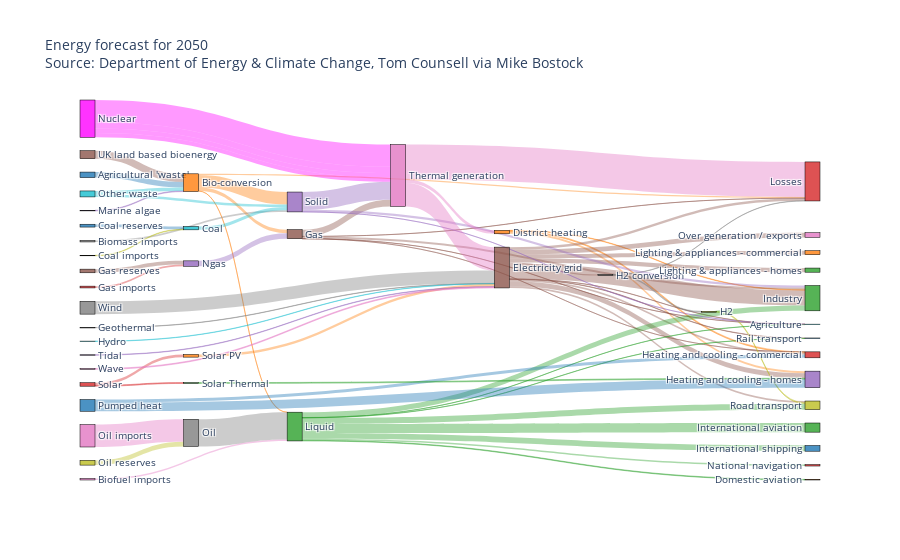

The notebook cell this image was saved under:
### Code cell
import plotly.graph_objects as go
import urllib, json

url = 'https://raw.githubusercontent.com/plotly/plotly.js/master/test/image/mocks/sankey_energy.json'
response = urllib.request.urlopen(url)
data = json.loads(response.read())

# override gray link colors with 'source' colors
opacity = 0.4
# change 'magenta' to its 'rgba' value to add opacity
data['data'][0]['node']['color'] = ['rgba(255,0,255, 0.8)' if color == "magenta" else color for color in data['data'][0]['node']['color']]
data['data'][0]['link']['color'] = [data['data'][0]['node']['color'][src].replace("0.8", str(opacity))
                                    for src in data['data'][0]['link']['source']]
print(data)
fig = go.Figure(data=[go.Sankey(
    valueformat = ".0f",
    valuesuffix = "TWh",
    # Define nodes
    node = dict(
      pad = 15,
      thickness = 15,
      line = dict(color = "black", width = 0.5),
      label =  data['data'][0]['node']['label'],
      color =  data['data'][0]['node']['color']
    ),
    # Add links
    link = dict(
      source =  data['data'][0]['link']['source'],
      target =  data['data'][0]['link']['target'],
      value =  data['data'][0]['link']['value'],
      label =  data['data'][0]['link']['label'],
      color =  data['data'][0]['link']['color']
))])

fig.update_layout(title_text="Energy forecast for 2050<br>Source: Department of Energy & Climate Change, Tom Counsell via <a href='https://bost.ocks.org/mike/sankey/'>Mike Bostock</a>",
                  font_size=10)
fig.show()

### Figure 1 — Plotly figure (JSON) as saved in the notebook; plotly's stock layout.template omitted (floating-point values rounded to 4 significant figures)
{"data": [{"link": {"color": ["rgba(31, 119, 180, 0.4)", "rgba(255, 127, 14, 0.4)", "rgba(255, 127, 14, 0.4)", "rgba(255, 127, 14, 0.4)", "rgba(255, 127, 14, 0.4)", "rgba(227, 119, 194, 0.4)", "rgba(127, 127, 127, 0.4)", "rgba(188, 189, 34, 0.4)", "rgba(31, 119, 180, 0.4)", "rgba(23, 190, 207, 0.4)", "rgba(255, 127, 14, 0.4)", "rgba(255, 127, 14, 0.4)", "rgba(255, 127, 14, 0.4)", "rgba(140, 86, 75, 0.4)", "rgba(140, 86, 75, 0.4)", "rgba(140, 86, 75, 0.4)", "rgba(140, 86, 75, 0.4)", "rgba(140, 86, 75, 0.4)", "rgba(140, 86, 75, 0.4)", "rgba(140, 86, 75, 0.4)", "rgba(140, 86, 75, 0.4)", "rgba(140, 86, 75, 0.4)", "rgba(140, 86, 75, 0.4)", "rgba(140, 86, 75, 0.4)", "rgba(214, 39, 40, 0.4)", "rgba(140, 86, 75, 0.4)", "rgba(140, 86, 75, 0.4)", "rgba(140, 86, 75, 0.4)", "rgba(140, 86, 75, 0.4)", "rgba(140, 86, 75, 0.4)", "rgba(140, 86, 75, 0.4)", "rgba(127, 127, 127, 0.4)", "rgba(127, 127, 127, 0.4)", "rgba(127, 127, 127, 0.4)", "rgba(188, 189, 34, 0.4)", "rgba(23, 190, 207, 0.4)", "rgba(44, 160, 44, 0.4)", "rgba(44, 160, 44, 0.4)", "rgba(44, 160, 44, 0.4)", "rgba(44, 160, 44, 0.4)", "rgba(44, 160, 44, 0.4)", "rgba(44, 160, 44, 0.4)", "rgba(44, 160, 44, 0.4)", "rgba(44, 160, 44, 0.4)", "rgba(148, 103, 189, 0.4)", "rgba(148, 103, 189, 0.4)", "rgba(255,0,255, 0.4)", "rgba(255,0,255, 0.4)", "rgba(227, 119, 194, 0.4)", "rgba(188, 189, 34, 0.4)", "rgba(127, 127, 127, 0.4)", "rgba(23, 190, 207, 0.4)", "rgba(23, 190, 207, 0.4)", "rgba(31, 119, 180, 0.4)", "rgba(31, 119, 180, 0.4)", "rgba(255, 127, 14, 0.4)", "rgba(44, 160, 44, 0.4)", "rgba(214, 39, 40, 0.4)", "rgba(214, 39, 40, 0.4)", "rgba(148, 103, 189, 0.4)", "rgba(148, 103, 189, 0.4)", "rgba(148, 103, 189, 0.4)", "rgba(227, 119, 194, 0.4)", "rgba(227, 119, 194, 0.4)", "rgba(227, 119, 194, 0.4)", "rgba(148, 103, 189, 0.4)", "rgba(140, 86, 75, 0.4)", "rgba(227, 119, 194, 0.4)", "rgba(127, 127, 127, 0.4)", "rgba(255,0,255, 0.4)", "rgba(255,0,255, 0.4)"], "label": ["stream 1", "", "", "", "stream 1", "", "", "", "", "", "", "", "", "", "", "", "", "", "", "", "", "", "", "", "", "", "", "", "", "", "stream 1", "", "", "", "", "", "", "", "", "", "", "", "", "", "", "", "Old generation plant (made-up)", "New generation plant (made-up)", "", "", "", "", "", "", "", "", "", "", "", "", "", "", "", "", "", "", "", "", "", "", ""], "source": [0, 1, 1, 1, 1, 6, 7, 8, 10, 9, 11, 11, 11, 15, 15, 15, 15, 15, 15, 15, 15, 15, 15, 15, 23, 25, 5, 5, 5, 5, 5, 27, 17, 17, 28, 29, 2, 2, 2, 2, 2, 2, 2, 2, 34, 24, 35, 35, 36, 38, 37, 39, 39, 40, 40, 41, 42, 43, 43, 4, 4, 4, 26, 26, 26, 44, 45, 46, 47, 35, 35], "target": [1, 2, 3, 4, 5, 2, 4, 9, 9, 4, 12, 13, 14, 16, 14, 17, 12, 18, 19, 13, 3, 20, 21, 22, 24, 24, 13, 3, 26, 19, 12, 15, 28, 3, 18, 15, 12, 30, 18, 31, 32, 19, 33, 20, 1, 5, 26, 26, 37, 37, 2, 4, 1, 14, 13, 15, 14, 42, 41, 19, 26, 12, 15, 3, 11, 15, 1, 15, 15, 26, 26], "value": [124.7, 0.597, 26.86, 280.3, 81.14, 35, 35, 11.61, 63.97, 75.57, 10.64, 22.5, 46.18, 104.5, 113.7, 27.14, 342.2, 37.8, 4.412, 40.86, 56.69, 7.863, 90.01, 93.49, 40.72, 82.23, 0.129, 1.401, 151.9, 2.096, 48.58, 7.013, 20.9, 6.242, 20.9, 6.995, 121.1, 128.7, 135.8, 14.46, 206.3, 3.64, 33.22, 4.413, 14.38, 123.0, 500, 140.0, 504.3, 107.7, 612.0, 56.59, 77.81, 193.0, 70.67, 59.9, 19.26, 19.26, 59.9, 0.882, 400.1, 46.48, 525.5, 787.1, 79.33, 9.452, 182.0, 19.01, 289.4, 100, 100]}, "node": {"color": ["rgba(31, 119, 180, 0.8)", "rgba(255, 127, 14, 0.8)", "rgba(44, 160, 44, 0.8)", "rgba(214, 39, 40, 0.8)", "rgba(148, 103, 189, 0.8)", "rgba(140, 86, 75, 0.8)", "rgba(227, 119, 194, 0.8)", "rgba(127, 127, 127, 0.8)", "rgba(188, 189, 34, 0.8)", "rgba(23, 190, 207, 0.8)", "rgba(31, 119, 180, 0.8)", "rgba(255, 127, 14, 0.8)", "rgba(44, 160, 44, 0.8)", "rgba(214, 39, 40, 0.8)", "rgba(148, 103, 189, 0.8)", "rgba(140, 86, 75, 0.8)", "rgba(227, 119, 194, 0.8)", "rgba(127, 127, 127, 0.8)", "rgba(188, 189, 34, 0.8)", "rgba(23, 190, 207, 0.8)", "rgba(31, 119, 180, 0.8)", "rgba(255, 127, 14, 0.8)", "rgba(44, 160, 44, 0.8)", "rgba(214, 39, 40, 0.8)", "rgba(148, 103, 189, 0.8)", "rgba(140, 86, 75, 0.8)", "rgba(227, 119, 194, 0.8)", "rgba(127, 127, 127, 0.8)", "rgba(188, 189, 34, 0.8)", "rgba(23, 190, 207, 0.8)", "rgba(31, 119, 180, 0.8)", "rgba(255, 127, 14, 0.8)", "rgba(44, 160, 44, 0.8)", "rgba(214, 39, 40, 0.8)", "rgba(148, 103, 189, 0.8)", "rgba(255,0,255, 0.8)", "rgba(227, 119, 194, 0.8)", "rgba(127, 127, 127, 0.8)", "rgba(188, 189, 34, 0.8)", "rgba(23, 190, 207, 0.8)", "rgba(31, 119, 180, 0.8)", "rgba(255, 127, 14, 0.8)", "rgba(44, 160, 44, 0.8)", "rgba(214, 39, 40, 0.8)", "rgba(148, 103, 189, 0.8)", "rgba(140, 86, 75, 0.8)", "rgba(227, 119, 194, 0.8)", "rgba(127, 127, 127, 0.8)"], "label": ["Agricultural 'waste'", "Bio-conversion", "Liquid", "Losses", "Solid", "Gas", "Biofuel imports", "Biomass imports", "Coal imports", "Coal", "Coal reserves", "District heating", "Industry", "Heating and cooling - commercial", "Heating and cooling - homes", "Electricity grid", "Over generation / exports", "H2 conversion", "Road transport", "Agriculture", "Rail transport", "Lighting & appliances - commercial", "Lighting & appliances - homes", "Gas imports", "Ngas", "Gas reserves", "Thermal generation", "Geothermal", "H2", "Hydro", "International shipping", "Domestic aviation", "International aviation", "National navigation", "Marine algae", "Nuclear", "Oil imports", "Oil", "Oil reserves", "Other waste", "Pumped heat", "Solar PV", "Solar Thermal", "Solar", "Tidal", "UK land based bioenergy", "Wave", "Wind"], "line": {"color": "black", "width": 0.5}, "pad": 15, "thickness": 15}, "type": "sankey", "valueformat": ".0f", "valuesuffix": "TWh"}], "layout": {"font": {"size": 10}, "title": {"text": "Energy forecast for 2050<br>Source: Department of Energy & Climate Change, Tom Counsell via <a href='https://bost.ocks.org/mike/sankey/'>Mike Bostock</a>"}}}
